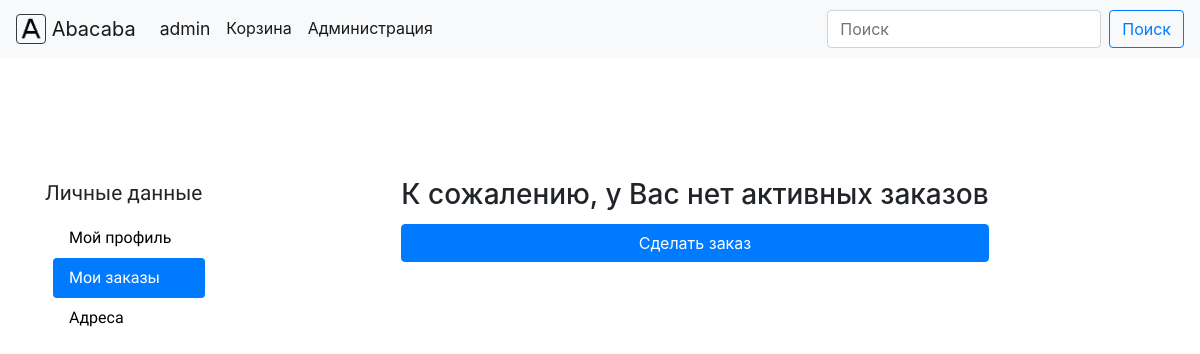
/accounts/orders (signed in), run on an earlier commit of the app's database.
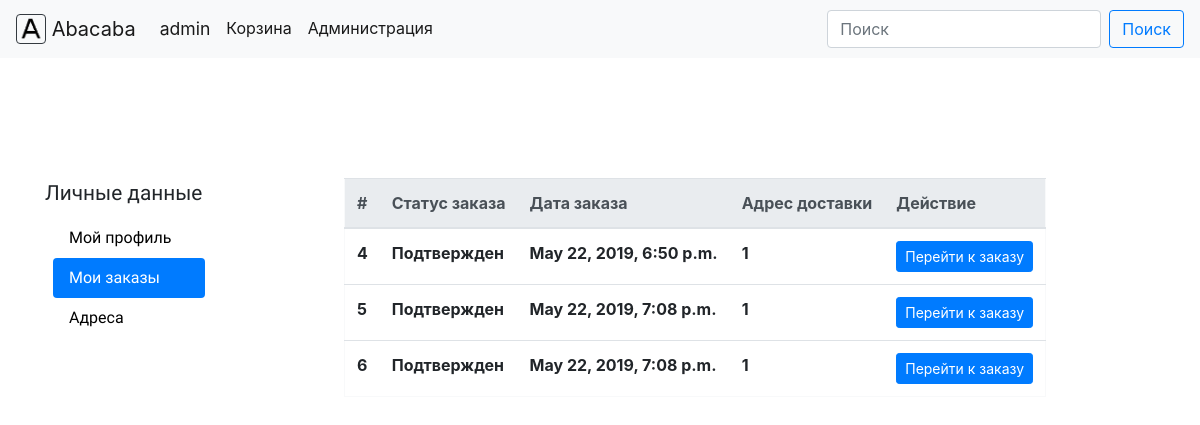
And on a later commit of the database.
### core/models.py (models this page shows, shortened)
class OrderProduct(models.Model):
    id = models.AutoField(primary_key=True)
    quantity = models.IntegerField()
    stock_product = models.ForeignKey(to=StockProduct,
                                      on_delete=models.CASCADE,
                                      related_name='order_products')
    order = models.ForeignKey(
        to=Order,
        on_delete=models.CASCADE,
        null=True,
        blank=True,
        related_name='products'
    )
    cart = models.ForeignKey(
        to=Cart,
        on_delete=models.SET_NULL,
        null=True,
        blank=True,
        related_name='products'
    )
    cost = models.IntegerField(default=0)

class Order(models.Model):
    id = models.AutoField(primary_key=True)
    status = models.TextField(default='Ожидает подтверждения')
    author = models.ForeignKey(to=User,
                               on_delete=models.CASCADE,
                               null=True,
                               blank=True,
                               related_name='orders')
    cost = models.IntegerField(default=0)
    order_date = models.DateTimeField(auto_now_add=True)
    address = models.ForeignKey(to=Addresses,
                                on_delete=models.SET_NULL,
                                null=True,
                                related_name='orders')
    email = models.TextField(null=True,
                             blank=True)  # #Электронная почта для заказов от незарегистрированных пользователей

class Addresses(models.Model):
    id = models.AutoField(primary_key=True)
    description = models.TextField(blank=True,
                                   null=True)
    customer = models.ForeignKey(to=User,
                                 on_delete=models.CASCADE,
                                 null=True,
                                 blank=True,
                                 related_name='addresses')
    city = models.TextField(default='Москва')
    street = models.TextField(default='Довженко')
    building = models.TextField(default='1')
    flat = models.TextField(default='1')
    entrance = models.TextField(null=True, blank=True)

### core/views.py (the view)
# urls.py: url('accounts/orders', views.profile_orders, name='profile_orders'),
@login_required
def profile_orders(request):
    user = User.objects.get(username=request.user.username)
    orders = OrderProduct.objects.all().filter(order__author=user)
    if orders.count() == 0:
        return render(request, 'registration/profile_orders.html', {'empty': 'yes'})
    return render(request, 'registration/profile_orders.html', {'orders': orders})

### core/templates/registration/profile_orders.html
{% extends 'registration/profile_navigation.html' %}
{% block data %}
    <div>
        {% load widget_tweaks %}
        {% if not empty %}
            <table class="table border border-light">
              <thead class="thead-light">
                <tr>
                    <th scope="col">#</th>
                    <th scope="col">Статус заказа</th>
                    <th scope="col">Дата заказа</th>
                    <th scope="col">Адрес доставки</th>
                    <th scope="col">Действие</th>
                </tr>
              </thead>
              <tbody>
                    {% for key in orders %}
                        <tr>
                            <th scope="row" style="overflow: hidden;">{{ key.id }}</th>
                            <th scope="row" style="overflow: hidden;">{{ key.order.status }}</th>
                            <th scope="row" style="overflow: hidden;">{{ key.order.order_date }}</th>
                            <th scope="row" style="overflow: hidden;">{{ key.order.address.description }}</th>
                            <th scope="row" style="overflow: hidden;">
                                <a class="btn btn-primary btn-sm" href="/order?id={{ key.id }}">Перейти к заказу</a>
                            </th>
                        </tr>
                    {% endfor %}
              </tbody>
            </table>
        {% else %}
            <div class="form-row">
                <div class="form-group col-md-12">
                    <h3>К сожалению, у Вас нет активных заказов</h3>
                    <button onclick="location.href='/'" style="margin-top: 2%;" class="btn btn-primary btn-block">Сделать заказ</button>
                </div>
            </div>
        {% endif %}
    </div>
{% endblock %}

### core/templates/registration/profile_navigation.html (shortened to what this page needs)
{% extends 'base.html' %}
{% block content %}
<div class="container" style="margin-top: 10%;">
        <div class="row">
            <div class="col-sm-2" style="font-family: 'Quicksand', sans-serif;">
               <ul class="nav nav-pills flex-column">
                   <label for="personal_data" style="font-size: 130%;">Личные данные</label>
                   <div id="personal_data" style="margin-left: 5%;">
                        <li class="nav-item">
                            <a id="my_profile_ref" class="nav-link" href="/accounts/profile">Мой профиль</a>
                        </li>
                       <li class="nav-item">
                            <a id="my_orders_ref" class="nav-link" href="/accounts/orders">Мои заказы</a>
                       </li>
                       <li class="nav-item">
                            <a id="my_address_ref" class="nav-link" href="/accounts/addresses">Адреса</a>
                       </li>
                   </div>
               </ul>
            </div>
            <div class="col-sm-10" style="display: flex; justify-content: center;">
               {% block data %}
               {% endblock %}
            </div>
        </div>
</div>
{% endblock %}

### core/templates/base.html (shortened to what this page needs)
<!DOCTYPE html>
<html lang="en">
<head>
    <link rel="stylesheet" href="https://stackpath.bootstrapcdn.com/bootstrap/4.2.1/css/bootstrap.min.css">
    <link rel="stylesheet" type="text/css" href="/static/classes/styles.css">
</head>
<body>
    <header>
        {% include "menu.html" %}
    </header>
    {% block content %}
    {% endblock %}
</body>
</html>

### core/templates/menu.html (shortened to what this page needs)
<nav class="navbar navbar-expand-lg navbar-light bg-light" style="background-color: #e3f2fd;">
  <a class="navbar-brand" href="/">
    <img src= "/static/logo.png" width="30" height="30" class="d-inline-block align-top border border-dark rounded" alt="M">
    Abacaba
  </a>
  <div class="collapse navbar-collapse" id="navbarText">
    <ul class="navbar-nav mr-auto">
      <li class="nav-item dropdown" id="cabinet">
        <a class="nav-link dropdown-toggle active" id="navbarDropdown_personal_cabinet" role="button" href="/" data-toggle="dropdown" aria-haspopup="true" aria-expanded="false" style="font-size: 110%;">
            {% if request.user.is_authenticated %}
                {{ user.username }}
             {% else %}
                Личный кабинет
            {% endif %}
        </a>
      </li>
        <li class="nav-item active">
        <a class="nav-link" href="/cart">Корзина</a>
      </li>
      {% if request.user.is_staff %}
            <li class="nav-item active">
            <a class="nav-link" href="/admin" >Администрация</a>
        </li>
      {% endif %}
    </ul>
    <form class="form-inline" method="GET" action="/" id="search_form">
        <input class="form-control mr-sm-2" type="search" placeholder="Поиск" aria-label="Search" id="input" name="text">
        <button class="btn btn-outline-primary my-2 my-sm-0" type="submit" action="submit">Поиск</button>
    </form>
  </div>
</nav>

### core/templates/menu.html (style rules this page uses)
.dropdown-toggle::after { display:none; }
a { color: black; text-decoration: none; }

What changed in the data, as far as the page shows it:
added OrderProduct: id "4", order.status "Подтвержден", order.order_date "May 22, 2019, 6:50 p.m.", order.address.description "1"
added OrderProduct: id "5", order.status "Подтвержден", order.order_date "May 22, 2019, 7:08 p.m.", order.address.description "1"
added OrderProduct: id "6", order.status "Подтвержден", order.order_date "May 22, 2019, 7:08 p.m.", order.address.description "1"
Also different on the page:
text no longer shown: "К сожалению, у Вас нет активных заказов Сделать заказ"
text now shown: "# Статус заказа Дата заказа Адрес доставки Действие"
